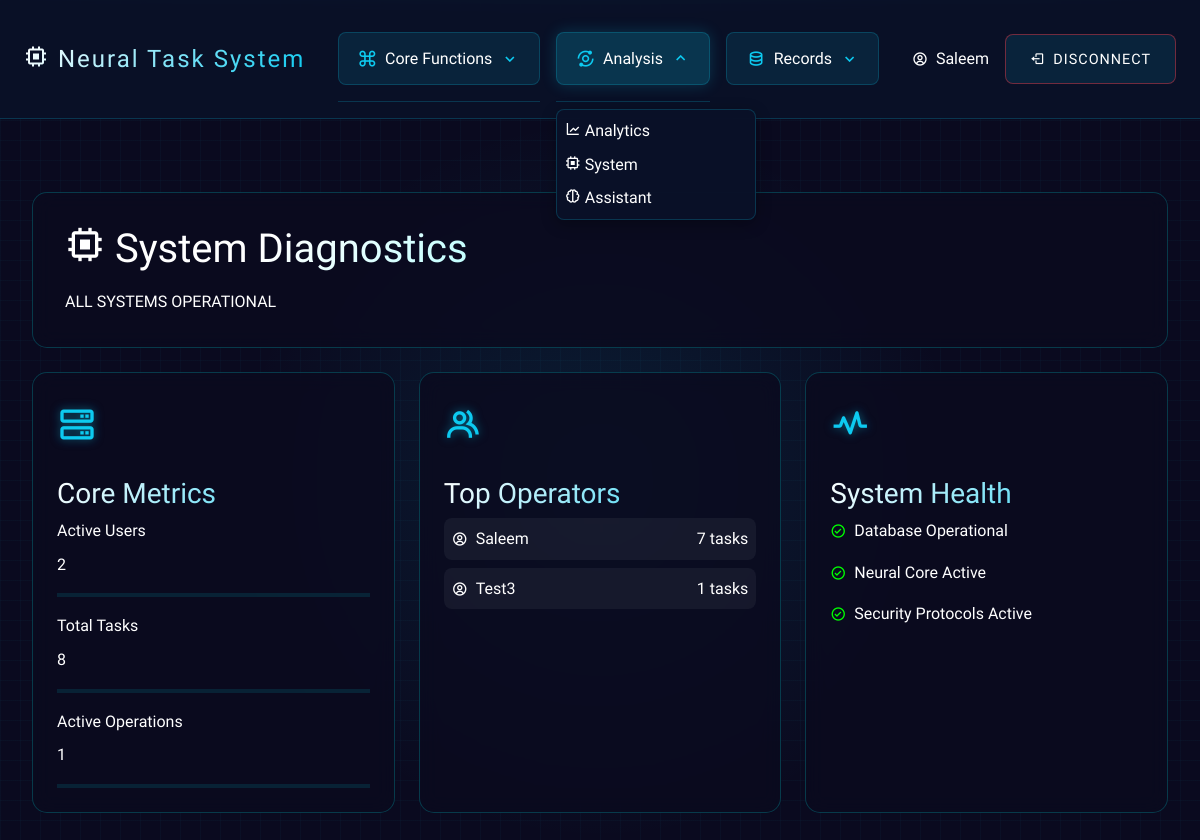
Page /system-status (signed in) on the committed database.
### models.py (models this page shows, shortened)
class User(db.Model, UserMixin):
    id = db.Column(db.Integer, primary_key=True)
    username = db.Column(db.String(150), unique=True, nullable=False)
    password_hash = db.Column(db.String(256), nullable=False)

### routes.py (the view)
@app_routes.route("/system-status")
@login_required
def system_status():
    user_count = User.query.count()
    total_tasks_system = Task.query.count()
    active_tasks = Task.query.filter_by(completed=False).count()
    top_users = (
        db.session.query(User, db.func.count(Task.id).label("task_count"))
        .join(Task)
        .group_by(User)
        .order_by(db.text("task_count DESC"))
        .limit(5)
        .all()
    )
    return render_template(
        "system_status.html",
        user_count=user_count,
        total_tasks_system=total_tasks_system,
        active_tasks=active_tasks,
        top_users=top_users,
    )

### app.py (called while the page is built)
@login_manager.user_loader
def load_user(user_id):
    return User.query.get(int(user_id))

### templates/system_status.html (shortened to what this page needs)
{% extends "base.html" %}
{% block content %}
<div class="cyber-interface">
    <div class="neo-container">
        <div class="ai-header mb-4">
            <h1 class="cyber-title">
                <i class='bx bx-chip'></i> System Diagnostics
            </h1>
            <div class="system-info">
                <span class="status-indicator">ALL SYSTEMS OPERATIONAL</span>
            </div>
        </div>
        <div class="neural-grid">
            <div class="matrix-card">
                <div class="neural-icon">
                    <i class='bx bx-server'></i>
                </div>
                <h3 class="text-cyber">Core Metrics</h3>
                <div class="system-metrics-list">
                    <div class="metric-item">
                        <span class="label">Active Users</span>
                        <span class="value">{{ user_count }}</span>
                        <div class="progress-cyber">
                            <div class="progress-bar"></div>
                        </div>
                    </div>
                    <div class="metric-item">
                        <span class="label">Total Tasks</span>
                        <span class="value">{{ total_tasks_system }}</span>
                        <div class="progress-cyber">
                            <div class="progress-bar"></div>
                        </div>
                    </div>
                    <div class="metric-item">
                        <span class="label">Active Operations</span>
                        <span class="value">{{ active_tasks }}</span>
                        <div class="progress-cyber">
                            <div class="progress-bar"></div>
                        </div>
                    </div>
                </div>
            </div>
            <div class="matrix-card">
                <div class="neural-icon">
                    <i class='bx bx-group'></i>
                </div>
                <h3 class="text-cyber">Top Operators</h3>
                <div class="top-users-list">
                    {% for user, task_count in top_users %}
                    <div class="user-item">
                        <div class="user-info">
                            <i class='bx bx-user-circle'></i>
                            <span class="username">{{ user.username }}</span>
                        </div>
                        <span class="task-count">{{ task_count }} tasks</span>
                    </div>
                    {% endfor %}
                </div>
            </div>
            <div class="matrix-card">
                <div class="neural-icon">
                    <i class='bx bx-pulse'></i>
                </div>
                <h3 class="text-cyber">System Health</h3>
                <div class="health-indicators">
                    <div class="health-item">
                        <i class='bx bx-check-circle'></i>
                        <span>Database Operational</span>
                    </div>
                    <div class="health-item">
                        <i class='bx bx-check-circle'></i>
                        <span>Neural Core Active</span>
                    </div>
                    <div class="health-item">
                        <i class='bx bx-check-circle'></i>
                        <span>Security Protocols Active</span>
                    </div>
                </div>
            </div>
        </div>
    </div>
</div>
{% endblock %}

### templates/base.html (shortened to what this page needs)
<!DOCTYPE html>
<html lang="en">
<head>
    {% block head %}
    <link href="https://cdn.jsdelivr.net/npm/bootstrap@5.3.2/dist/css/bootstrap.min.css" rel="stylesheet">
    <link href="https://cdn.jsdelivr.net/npm/boxicons@2.1.4/css/boxicons.min.css" rel="stylesheet">
    <link rel="stylesheet" type="text/css" href="{{ url_for('static', filename='css/styles.css') }}">
    {% endblock %}
</head>
<body>
    <div class="cyber-interface">
        <nav class="cyber-nav">
            <div class="container-fluid px-4">
                <div class="nav-wrapper">
                    <div class="nav-brand">
                        <a class="navbar-brand text-cyber" href="{{ url_for('app_routes.index') }}">
                            <i class='bx bx-chip me-2'></i>Neural Task System
                        </a>
                    </div>
                    {% if current_user.is_authenticated %}
                    <div class="nav-menu-wrapper">
                        <div class="nav-menu">
                            <div class="menu-section">
                                <div class="section-header" data-section="core">
                                    <i class='bx bx-command'></i>
                                    <span>Core Functions</span>
                                    <i class='bx bx-chevron-down'></i>
                                </div>
                            </div>
                            <div class="menu-section">
                                <div class="section-header" data-section="analysis">
                                    <i class='bx bx-analyse'></i>
                                    <span>Analysis</span>
                                    <i class='bx bx-chevron-down'></i>
                                </div>
                                <div class="section-content" id="analysis-content">
                                    <a href="{{ url_for('app_routes.analytics') }}" class="nav-link">
                                        <i class='bx bx-line-chart'></i>
                                        <span>Analytics</span>
                                    </a>
                                    <a href="{{ url_for('app_routes.system_status') }}" class="nav-link">
                                        <i class='bx bx-chip'></i>
                                        <span>System</span>
                                    </a>
                                    <a href="{{ url_for('app_routes.neural_assistant') }}" class="nav-link">
                                        <i class='bx bx-brain'></i>
                                        <span>Assistant</span>
                                    </a>
                                </div>
                            </div>
                            <div class="menu-section">
                                <div class="section-header" data-section="records">
                                    <i class='bx bx-data'></i>
                                    <span>Records</span>
                                    <i class='bx bx-chevron-down'></i>
                                </div>
                            </div>
                        </div>
                    </div>
                    {% endif %}
                    <div class="nav-actions">
                        {% if current_user.is_authenticated %}
                        <div class="user-info">
                            <i class='bx bx-user-circle'></i>
                            <span>{{ current_user.username }}</span>
                        </div>
                        <a href="{{ url_for('app_routes.logout') }}" class="cyber-action delete">
                            <i class='bx bx-log-out'></i>
                            <span>Disconnect</span>
                        </a>
                        {% else %}
                        <a href="{{ url_for('app_routes.login') }}" class="cyber-action">
                            <i class='bx bx-log-in'></i>
                            <span>Access System</span>
                        </a>
                        {% endif %}
                    </div>
                </div>
            </div>
        </nav>
        {% block content %}{% endblock %}
    </div>
</body>
</html>

### rows in the picture
User: username "Saleem", task_count "7"
User: username "Test3", id "1"

### other values in the picture
{{ user_count }} "2"
{{ total_tasks_system }} "8"
{{ active_tasks }} "1"
